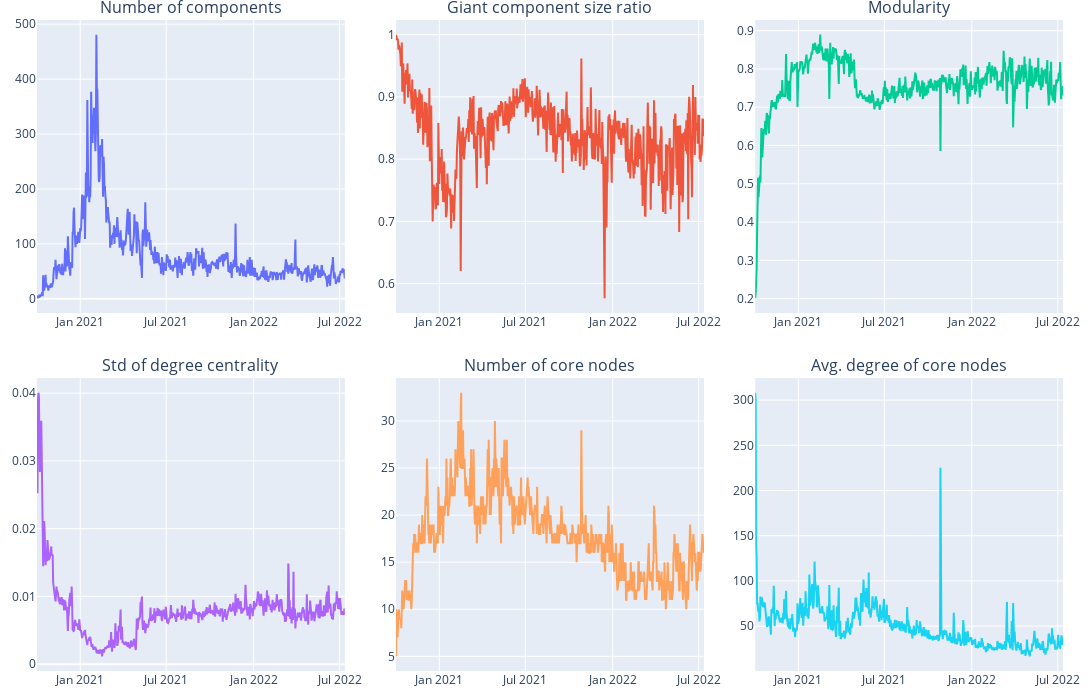

Source (notebook cell):
### Code cell
# Figure 3: Feature Dynamics
fig = make_subplots(
    rows=2, 
    cols=3,
    subplot_titles=(
        "Number of components", 
        "Giant component size ratio", 
        "Modularity", 
        "Std of degree centrality",
        "Number of core nodes",
        "Avg. degree of core nodes"
    ),
    horizontal_spacing=0.05, 
    vertical_spacing=0.1,
)

# LUSD
fig.add_trace(
    go.Scatter(x=network_fea['timestamp'], y=network_fea['num_components']),
    row=1, col=1
)

fig.add_trace(
    go.Scatter(x=network_fea['timestamp'], y=network_fea['giant_com_ratio']),
    row=1, col=2
)

fig.add_trace(
    go.Scatter(x=network_fea['timestamp'], y=network_fea['modularity']),
    row=1, col=3
)

fig.add_trace(
    go.Scatter(x=network_fea['timestamp'], y=network_fea['degree_centrality_std']),
    row=2, col=1
)

fig.add_trace(
    go.Scatter(x=network_fea['timestamp'], y=network_fea['num_core']),
    row=2, col=2
)

fig.add_trace(
    go.Scatter(x=network_fea['timestamp'], y=network_fea['avg_core_neighbor']),
    row=2, col=3
)

# fig.update_yaxes(type="log", row=1, col=1)
# fig.update_yaxes(type="log", row=2, col=2)

fig.update_layout(height=700, width=1400, showlegend=False, margin=dict(l=20, r=20, t=20, b=20),)
fig.show()

fig.write_image(f"{FIG_SAVE_PATH}/fig3.png")

### Figure 1 — Plotly figure (JSON) as saved in the notebook; plotly's stock layout.template omitted (floating-point values rounded to 4 significant figures; data arrays with more than 128 entries replaced by an {"elided": "..."} marker saying what was removed)
{"data": [{"type": "scatter", "x": {"elided": "649 str values"}, "xaxis": "x", "y": {"elided": "649 int values"}, "yaxis": "y"}, {"type": "scatter", "x": {"elided": "649 str values"}, "xaxis": "x2", "y": {"elided": "649 float values"}, "yaxis": "y2"}, {"type": "scatter", "x": {"elided": "649 str values"}, "xaxis": "x3", "y": {"elided": "649 float values"}, "yaxis": "y3"}, {"type": "scatter", "x": {"elided": "649 str values"}, "xaxis": "x4", "y": {"elided": "649 float values"}, "yaxis": "y4"}, {"type": "scatter", "x": {"elided": "649 str values"}, "xaxis": "x5", "y": {"elided": "649 int values"}, "yaxis": "y5"}, {"type": "scatter", "x": {"elided": "649 str values"}, "xaxis": "x6", "y": {"elided": "649 float values"}, "yaxis": "y6"}], "layout": {"annotations": [{"font": {"size": 16}, "showarrow": false, "text": "Number of components", "x": 0.15, "xanchor": "center", "xref": "paper", "y": 1, "yanchor": "bottom", "yref": "paper"}, {"font": {"size": 16}, "showarrow": false, "text": "Giant component size ratio", "x": 0.5, "xanchor": "center", "xref": "paper", "y": 1, "yanchor": "bottom", "yref": "paper"}, {"font": {"size": 16}, "showarrow": false, "text": "Modularity", "x": 0.85, "xanchor": "center", "xref": "paper", "y": 1, "yanchor": "bottom", "yref": "paper"}, {"font": {"size": 16}, "showarrow": false, "text": "Std of degree centrality", "x": 0.15, "xanchor": "center", "xref": "paper", "y": 0.45, "yanchor": "bottom", "yref": "paper"}, {"font": {"size": 16}, "showarrow": false, "text": "Number of core nodes", "x": 0.5, "xanchor": "center", "xref": "paper", "y": 0.45, "yanchor": "bottom", "yref": "paper"}, {"font": {"size": 16}, "showarrow": false, "text": "Avg. degree of core nodes", "x": 0.85, "xanchor": "center", "xref": "paper", "y": 0.45, "yanchor": "bottom", "yref": "paper"}], "height": 700, "margin": {"b": 20, "l": 20, "r": 20, "t": 20}, "showlegend": false, "width": 1400, "xaxis": {"anchor": "y", "domain": [0, 0.3]}, "xaxis2": {"anchor": "y2", "domain": [0.35, 0.65]}, "xaxis3": {"anchor": "y3", "domain": [0.7, 1]}, "xaxis4": {"anchor": "y4", "domain": [0, 0.3]}, "xaxis5": {"anchor": "y5", "domain": [0.35, 0.65]}, "xaxis6": {"anchor": "y6", "domain": [0.7, 1]}, "yaxis": {"anchor": "x", "domain": [0.55, 1]}, "yaxis2": {"anchor": "x2", "domain": [0.55, 1]}, "yaxis3": {"anchor": "x3", "domain": [0.55, 1]}, "yaxis4": {"anchor": "x4", "domain": [0, 0.45]}, "yaxis5": {"anchor": "x5", "domain": [0, 0.45]}, "yaxis6": {"anchor": "x6", "domain": [0, 0.45]}}}
